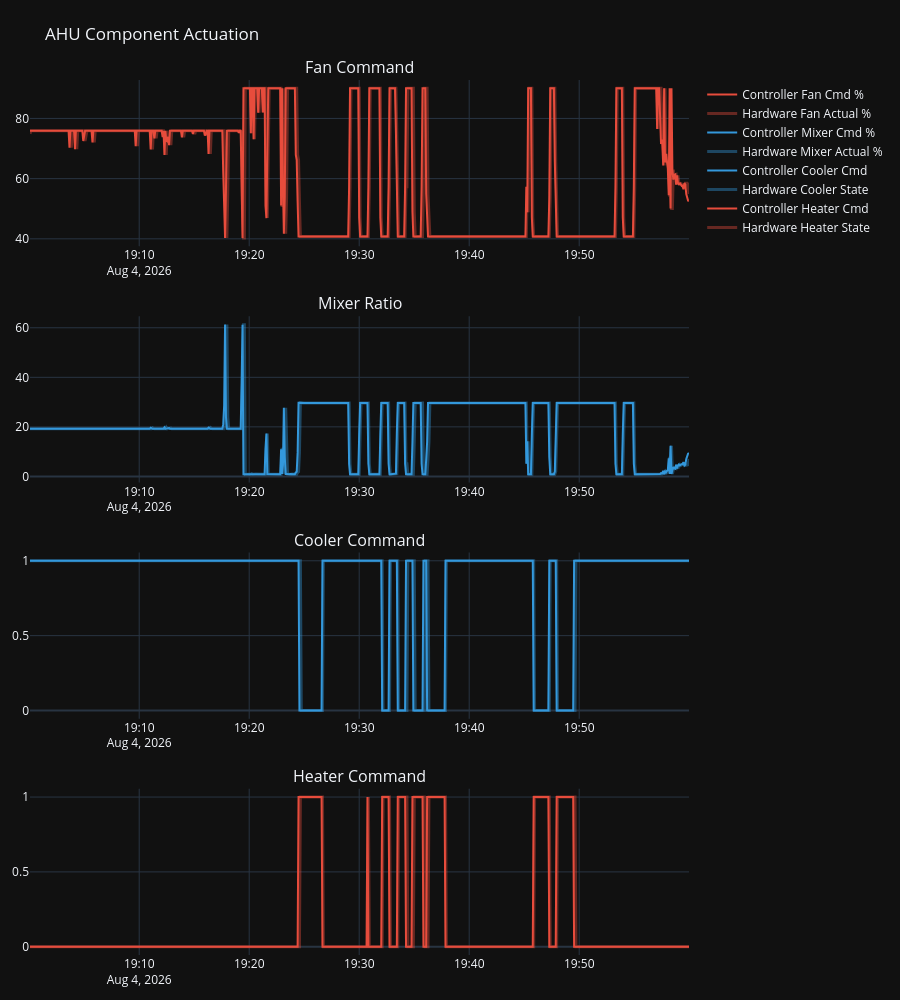

The code cell stored with this chart in its notebook:
### Code cell
# ==========================================
# View 3: AHU Actuation (Commands vs Hardware)
# ==========================================
fig3 = make_subplots(
    rows=4, cols=1,
    subplot_titles=["Fan Command", "Mixer Ratio", "Cooler Command", "Heater Command"],
    vertical_spacing=0.08
)

# 3.1 Fan
fig3.add_trace(go.Scatter(x=time_arr, y=df['fan_cmnd'], name="Controller Fan Cmd %", line=dict(color=COLORS['Default'], width=2)), row=1, col=1)
fig3.add_trace(go.Scatter(x=time_arr, y=df['fan'], name="Hardware Fan Actual %", line=dict(color=hex_to_rgba(COLORS['Default'], 0.4), width=3)), row=1, col=1)

# 3.2 Mixer
fig3.add_trace(go.Scatter(x=time_arr, y=df['mixer_ratio'], name="Controller Mixer Cmd %", line=dict(color=COLORS['Hum'], width=2)), row=2, col=1)
fig3.add_trace(go.Scatter(x=time_arr, y=df['mixer'], name="Hardware Mixer Actual %", line=dict(color=hex_to_rgba(COLORS['Hum'], 0.4), width=3)), row=2, col=1)

# 3.3 Cooler
fig3.add_trace(go.Scatter(x=time_arr, y=df['cooler_cmd'], name="Controller Cooler Cmd", line=dict(color=COLORS['Hum'], width=2)), row=3, col=1)
if 'coolerState' in df.columns:
    fig3.add_trace(go.Scatter(x=time_arr, y=df['coolerState'], name="Hardware Cooler State", line=dict(color=hex_to_rgba(COLORS['Hum'], 0.4), width=3)), row=3, col=1)

# 3.4 Heater
fig3.add_trace(go.Scatter(x=time_arr, y=df['heater_cmd'], name="Controller Heater Cmd", line=dict(color=COLORS['Default'], width=2)), row=4, col=1)
if 'heaterState' in df.columns:
    fig3.add_trace(go.Scatter(x=time_arr, y=df['heaterState'], name="Hardware Heater State", line=dict(color=hex_to_rgba(COLORS['Default'], 0.4), width=3)), row=4, col=1)

fig3.update_layout(
    height=1000, template="plotly_dark", title_text="AHU Component Actuation",
    margin=dict(l=30, r=30, t=80, b=30),
)

fig3.show()

### Figure 1 — Plotly figure (JSON) as saved in the notebook; plotly's stock layout.template omitted (floating-point values rounded to 4 significant figures; data arrays with more than 128 entries replaced by an {"elided": "..."} marker saying what was removed)
{"data": [{"line": {"color": "#e74c3c", "width": 2}, "name": "Controller Fan Cmd %", "type": "scatter", "x": {"elided": "1434 str values"}, "xaxis": "x", "y": {"elided": "1434 float values"}, "yaxis": "y"}, {"line": {"color": "rgba(231, 76, 60, 0.4)", "width": 3}, "name": "Hardware Fan Actual %", "type": "scatter", "x": {"elided": "1434 str values"}, "xaxis": "x", "y": {"elided": "1434 float values"}, "yaxis": "y"}, {"line": {"color": "#3498db", "width": 2}, "name": "Controller Mixer Cmd %", "type": "scatter", "x": {"elided": "1434 str values"}, "xaxis": "x2", "y": {"elided": "1434 float values"}, "yaxis": "y2"}, {"line": {"color": "rgba(52, 152, 219, 0.4)", "width": 3}, "name": "Hardware Mixer Actual %", "type": "scatter", "x": {"elided": "1434 str values"}, "xaxis": "x2", "y": {"elided": "1434 float values"}, "yaxis": "y2"}, {"line": {"color": "#3498db", "width": 2}, "name": "Controller Cooler Cmd", "type": "scatter", "x": {"elided": "1434 str values"}, "xaxis": "x3", "y": {"elided": "1434 float values"}, "yaxis": "y3"}, {"line": {"color": "rgba(52, 152, 219, 0.4)", "width": 3}, "name": "Hardware Cooler State", "type": "scatter", "x": {"elided": "1434 str values"}, "xaxis": "x3", "y": {"elided": "1434 int values"}, "yaxis": "y3"}, {"line": {"color": "#e74c3c", "width": 2}, "name": "Controller Heater Cmd", "type": "scatter", "x": {"elided": "1434 str values"}, "xaxis": "x4", "y": {"elided": "1434 float values"}, "yaxis": "y4"}, {"line": {"color": "rgba(231, 76, 60, 0.4)", "width": 3}, "name": "Hardware Heater State", "type": "scatter", "x": {"elided": "1434 str values"}, "xaxis": "x4", "y": {"elided": "1434 int values"}, "yaxis": "y4"}], "layout": {"annotations": [{"font": {"size": 16}, "showarrow": false, "text": "Fan Command", "x": 0.5, "xanchor": "center", "xref": "paper", "y": 1, "yanchor": "bottom", "yref": "paper"}, {"font": {"size": 16}, "showarrow": false, "text": "Mixer Ratio", "x": 0.5, "xanchor": "center", "xref": "paper", "y": 0.73, "yanchor": "bottom", "yref": "paper"}, {"font": {"size": 16}, "showarrow": false, "text": "Cooler Command", "x": 0.5, "xanchor": "center", "xref": "paper", "y": 0.46, "yanchor": "bottom", "yref": "paper"}, {"font": {"size": 16}, "showarrow": false, "text": "Heater Command", "x": 0.5, "xanchor": "center", "xref": "paper", "y": 0.19, "yanchor": "bottom", "yref": "paper"}], "height": 1000, "margin": {"b": 30, "l": 30, "r": 30, "t": 80}, "title": {"text": "AHU Component Actuation"}, "xaxis": {"anchor": "y", "domain": [0, 1]}, "xaxis2": {"anchor": "y2", "domain": [0, 1]}, "xaxis3": {"anchor": "y3", "domain": [0, 1]}, "xaxis4": {"anchor": "y4", "domain": [0, 1]}, "yaxis": {"anchor": "x", "domain": [0.81, 1]}, "yaxis2": {"anchor": "x2", "domain": [0.54, 0.73]}, "yaxis3": {"anchor": "x3", "domain": [0.27, 0.46]}, "yaxis4": {"anchor": "x4", "domain": [0, 0.19]}}}
